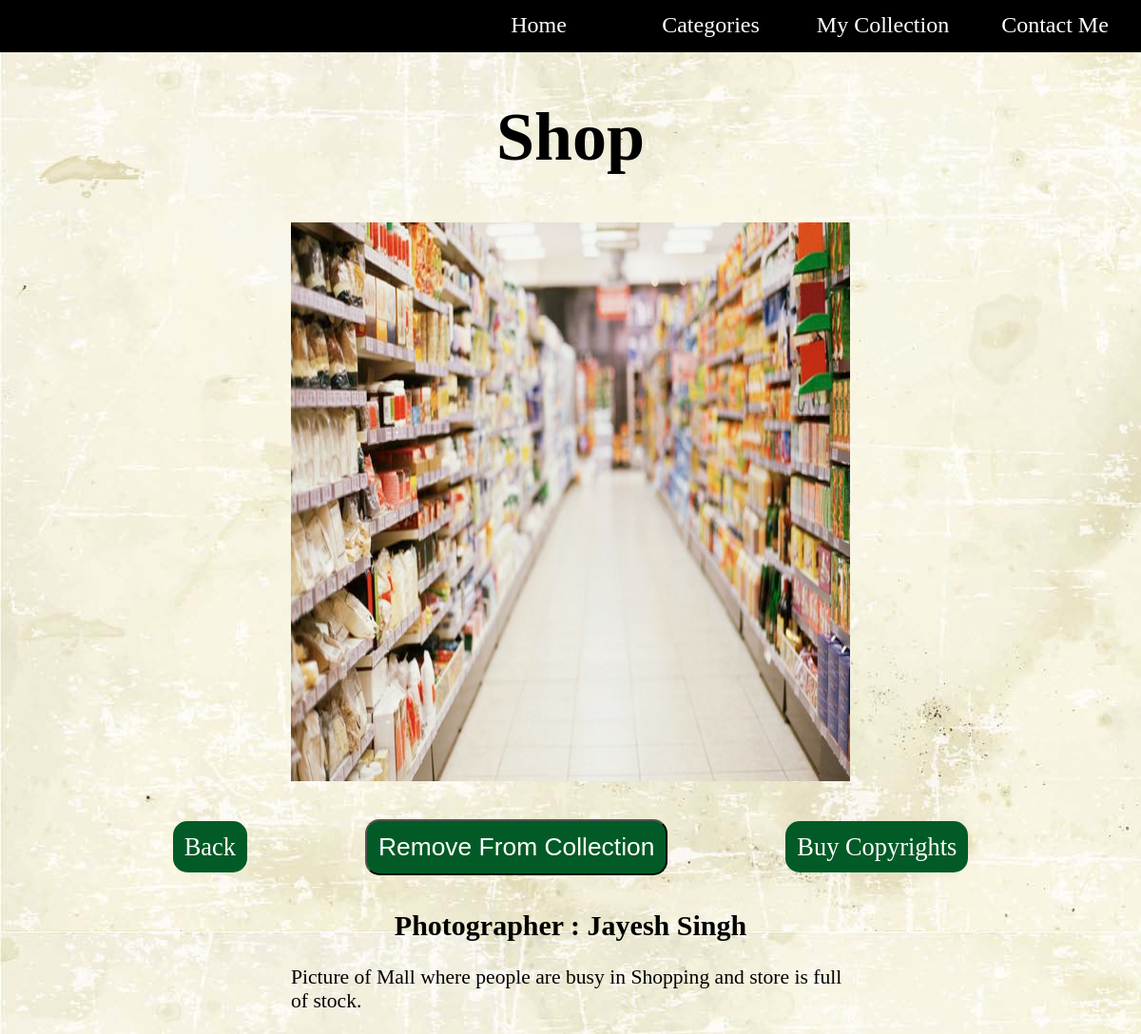
/details/1/ (signed in), run on the app's committed database.
### home/models.py (models this page shows, shortened)
class Photo(models.Model):
    format_of_tags = (
        ('PNG', 'PNG'),
        ('JPG', 'JPG'),
        ('JPEG', 'JPEG'),
        ('Exif', 'Exif'),
        ('GIF', 'GIF'),
        ('WEBP', 'WEBP'),
        ('SVG', 'SVG'),
    )
    title = models.CharField(max_length=150)
    format = models.CharField(max_length=20, choices=format_of_tags, blank=False)
    tags = models.CharField(max_length=250)
    original_pic = models.ImageField()
    description = models.CharField(max_length=1000)
    photographer = models.ForeignKey('Photographer', on_delete=models.CASCADE)
    category = models.ForeignKey('Categories', on_delete=models.CASCADE, default=0)

class Photographer(models.Model):
    photographer_name = models.CharField(max_length=150)
    city = models.CharField(max_length=50)
    email_id = models.EmailField()
    details = models.CharField(max_length=1000)
    def __str__(self):
        return self.photographer_name  # this Function adds name as Given Name of Photographer

### home/views.py (the view, shortened to what this page needs)
# urls.py: url(r'^details/(?P<photo_id>[0-9]+)/$', views.details, name='details'),    # home/<photo_id>
def details(request, photo_id):
    photo = get_object_or_404(Photo, pk=photo_id)
    collected_pic = Coll.objects.filter(user=request.user, photo=photo_id)
    template = loader.get_template('details.html')
    context['photo_id'] = photo_id
    context['photo'] = photo
    context['button_text'] = 'Add to Collection'
    if collected_pic:
        context['button_text'] = 'Remove From Collection'
    return HttpResponse(template.render(context, request))

### home/context_processors.py (called while the page is built)
def categories_processor(request):
    categories = Categories.objects.all()
    return {'categories': categories}

### home/models.py (called while the page is built)
    def __str__(self):
        return self.category_name

### home/templates/details.html (shortened to what this page needs)
{% extends 'base.html' %}
{% block content %}
  {% load static %}
  <link rel="stylesheet" href="{% static 'home/detailstyle.css' %}">
  <h1 class='title' align="center">{{ photo.title }}</h1>
  <img src="{{ photo.original_pic.url }}" alt="Image not Found">
  <div class="buttonPanel">
    <a href="#" class="but" align="center">Back</a>
    <form action="" method="post">
      <input type="submit" class="but" name="submit" value="{{ button_text }}"></submit>
    </form>
    <a href="#" class="but" align="center" onclick="document.getElementById('pay').style.display='block'">Buy Copyrights</a>
  </div>
  <h2 align="center">Photographer : {{ photo.photographer }}</h2>
  <div class="desc"><p>{{ photo.description }}</p>
  </div>
{% endblock %}

### static/PicMesh/style.css (style rules this page uses)
body { margin: 0px; padding: 0px; font-family: serif; background: url(back.jpg); border-style: none; width: inherit; }
a { text-decoration: none; }

### home/static/home/detailstyle.css (style rules this page uses)
h1 { font-size: 6vw; }
img { margin-bottom: 40px; margin-left: auto; margin-right: auto; display: block; width: 49vw; height: 49vw; }
h2 { font-size: 2.5vw; margin-top: 3vw; }
.desc { margin-left: auto; margin-right: auto; width: 49vw; font-family: cursive; font-size: 1.8vw; }
.buttonPanel { text-align:center; }
.but { padding: 1vw; font-size: 2.2vw; margin-left: 5vw; margin-right: 5vw; background-color: rgb(2, 91, 38); text-decoration: none; color: rgb(255, 255, 255); border-radius: 15px; }
form { display: inline; }

### data on the page
Photo: title "Shop", original_pic (picture), photographer "Jayesh Singh", description "Picture of Mall where people are busy in Shopping and store is full of stock."
